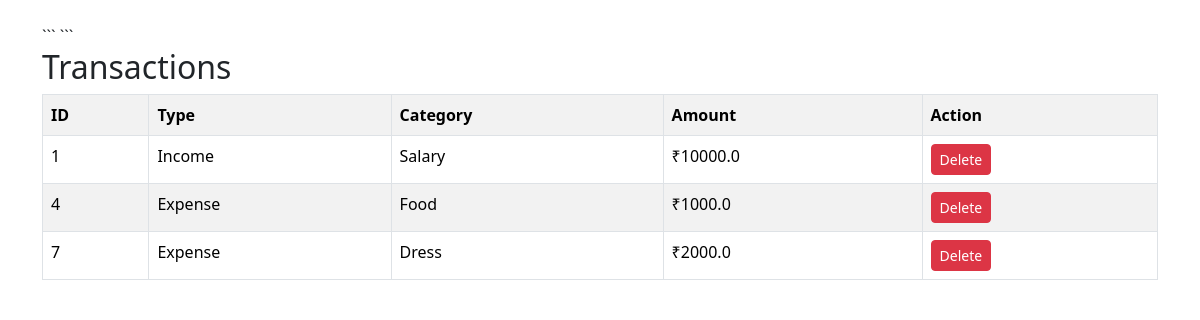
Page /transactions on the committed database.
### tables this page shows
CREATE TABLE transactions(
            id INTEGER PRIMARY KEY AUTOINCREMENT,
            type TEXT,
            category TEXT,
            amount REAL
        );

### app.py (the view)
@app.route('/transactions')
def transactions():
    conn = sqlite3.connect('finance.db')
    cursor = conn.cursor()
    cursor.execute("SELECT * FROM transactions")
    data = cursor.fetchall()
    conn.close()
    return render_template(
        'transactions.html',
        transactions=data
    )

### templates/transactions.html (shortened to what this page needs)
<!DOCTYPE html>
<html>
<head>
<link href="https://cdn.jsdelivr.net/npm/bootstrap@5.3.3/dist/css/bootstrap.min.css"
      rel="stylesheet">
```
</head>
<body class="container mt-4">
<h2>Transactions</h2>
<table class="table table-bordered table-striped">
<tr>
    <th>ID</th>
    <th>Type</th>
    <th>Category</th>
    <th>Amount</th>
    <th>Action</th>
</tr>
{% for row in transactions %}
<tr>
    <td>{{row[0]}}</td>
    <td>{{row[1]}}</td>
    <td>{{row[2]}}</td>
    <td>₹{{row[3]}}</td>
    <td>
        <a href="/delete/{{row[0]}}" class="btn btn-danger btn-sm">
            Delete
        </a>
    </td>
</tr>
{% endfor %}
</table>
</body>
</html>

### rows in the picture
transactions: id "1", type "Income", category "Salary", amount "10000.0"
transactions: id "4", type "Expense", category "Food", amount "1000.0"
transactions: id "7", type "Expense", category "Dress", amount "2000.0"
